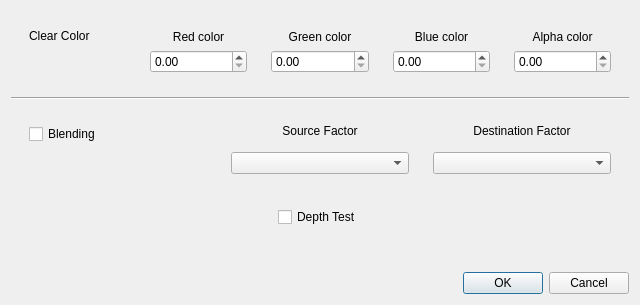
<?xml version="1.0" encoding="UTF-8"?>
<ui version="4.0">
 <class>OpenglSettingsDialog</class>
 <widget class="QDialog" name="OpenglSettingsDialog">
  <property name="geometry">
   <rect>
    <x>0</x>
    <y>0</y>
    <width>640</width>
    <height>305</height>
   </rect>
  </property>
  <property name="windowTitle">
   <string>Dialog</string>
  </property>
  <layout class="QVBoxLayout" name="verticalLayout">
   <item>
    <widget class="QWidget" name="widget_5" native="true">
     <layout class="QHBoxLayout" name="horizontalLayout_2">
      <item>
       <widget class="QWidget" name="clearInfoWidget" native="true">
        <layout class="QVBoxLayout" name="verticalLayout_5">
         <item>
          <widget class="QLabel" name="clearInfoLabel">
           <property name="text">
            <string>Clear Color</string>
           </property>
          </widget>
         </item>
         <item>
          <spacer name="verticalSpacer_3">
           <property name="orientation">
            <enum>Qt::Vertical</enum>
           </property>
           <property name="sizeHint" stdset="0">
            <size>
             <width>20</width>
             <height>40</height>
            </size>
           </property>
          </spacer>
         </item>
        </layout>
       </widget>
      </item>
      <item>
       <widget class="QWidget" name="clearRedWidget" native="true">
        <layout class="QVBoxLayout" name="verticalLayout_6">
         <item>
          <widget class="QLabel" name="clearRedLabel">
           <property name="text">
            <string>Red color</string>
           </property>
           <property name="alignment">
            <set>Qt::AlignCenter</set>
           </property>
          </widget>
         </item>
         <item>
          <widget class="QDoubleSpinBox" name="clearRedSpin"/>
         </item>
        </layout>
       </widget>
      </item>
      <item>
       <widget class="QWidget" name="clearGreenWidget" native="true">
        <layout class="QVBoxLayout" name="verticalLayout_7">
         <item>
          <widget class="QLabel" name="clearGreenLabel">
           <property name="text">
            <string>Green color</string>
           </property>
           <property name="alignment">
            <set>Qt::AlignCenter</set>
           </property>
          </widget>
         </item>
         <item>
          <widget class="QDoubleSpinBox" name="clearGreenSpin"/>
         </item>
        </layout>
       </widget>
      </item>
      <item>
       <widget class="QWidget" name="clearBlueWidget" native="true">
        <layout class="QVBoxLayout" name="verticalLayout_8">
         <item>
          <widget class="QLabel" name="clearBlueLabel">
           <property name="text">
            <string>Blue color</string>
           </property>
           <property name="alignment">
            <set>Qt::AlignCenter</set>
           </property>
          </widget>
         </item>
         <item>
          <widget class="QDoubleSpinBox" name="clearBlueSpin"/>
         </item>
        </layout>
       </widget>
      </item>
      <item>
       <widget class="QWidget" name="clearAlphaWidget" native="true">
        <layout class="QVBoxLayout" name="verticalLayout_9">
         <item>
          <widget class="QLabel" name="clearAlphaLabel">
           <property name="text">
            <string>Alpha color</string>
           </property>
           <property name="alignment">
            <set>Qt::AlignCenter</set>
           </property>
          </widget>
         </item>
         <item>
          <widget class="QDoubleSpinBox" name="clearAlphaSpin"/>
         </item>
        </layout>
       </widget>
      </item>
     </layout>
    </widget>
   </item>
   <item>
    <widget class="Line" name="line">
     <property name="orientation">
      <enum>Qt::Horizontal</enum>
     </property>
    </widget>
   </item>
   <item>
    <widget class="QWidget" name="blendWidget" native="true">
     <layout class="QHBoxLayout" name="horizontalLayout">
      <item>
       <widget class="QWidget" name="widget_4" native="true">
        <layout class="QVBoxLayout" name="verticalLayout_4">
         <item>
          <widget class="QCheckBox" name="blendingCheck">
           <property name="text">
            <string>Blending</string>
           </property>
          </widget>
         </item>
         <item>
          <spacer name="verticalSpacer_2">
           <property name="orientation">
            <enum>Qt::Vertical</enum>
           </property>
           <property name="sizeHint" stdset="0">
            <size>
             <width>20</width>
             <height>40</height>
            </size>
           </property>
          </spacer>
         </item>
        </layout>
       </widget>
      </item>
      <item>
       <widget class="QWidget" name="widget_2" native="true">
        <layout class="QVBoxLayout" name="verticalLayout_2">
         <property name="topMargin">
          <number>0</number>
         </property>
         <item>
          <widget class="QLabel" name="blendSFactorLabel">
           <property name="text">
            <string>Source Factor</string>
           </property>
           <property name="alignment">
            <set>Qt::AlignCenter</set>
           </property>
          </widget>
         </item>
         <item>
          <widget class="QComboBox" name="blendSFactorBox"/>
         </item>
        </layout>
       </widget>
      </item>
      <item>
       <widget class="QWidget" name="widget_3" native="true">
        <layout class="QVBoxLayout" name="verticalLayout_3">
         <property name="topMargin">
          <number>0</number>
         </property>
         <item>
          <widget class="QLabel" name="blendDFractorLabel">
           <property name="text">
            <string>Destination Factor</string>
           </property>
           <property name="alignment">
            <set>Qt::AlignCenter</set>
           </property>
          </widget>
         </item>
         <item>
          <widget class="QComboBox" name="blendDFactorBox"/>
         </item>
        </layout>
       </widget>
      </item>
     </layout>
    </widget>
   </item>
   <item>
    <widget class="QWidget" name="depthTestWidget" native="true">
     <layout class="QHBoxLayout" name="horizontalLayout_3">
      <item>
       <spacer name="horizontalSpacer">
        <property name="orientation">
         <enum>Qt::Horizontal</enum>
        </property>
        <property name="sizeHint" stdset="0">
         <size>
          <width>40</width>
          <height>20</height>
         </size>
        </property>
       </spacer>
      </item>
      <item>
       <widget class="QCheckBox" name="depthTestBox">
        <property name="text">
         <string>Depth Test</string>
        </property>
       </widget>
      </item>
      <item>
       <spacer name="horizontalSpacer_2">
        <property name="orientation">
         <enum>Qt::Horizontal</enum>
        </property>
        <property name="sizeHint" stdset="0">
         <size>
          <width>40</width>
          <height>20</height>
         </size>
        </property>
       </spacer>
      </item>
     </layout>
    </widget>
   </item>
   <item>
    <spacer name="verticalSpacer">
     <property name="orientation">
      <enum>Qt::Vertical</enum>
     </property>
     <property name="sizeHint" stdset="0">
      <size>
       <width>20</width>
       <height>40</height>
      </size>
     </property>
    </spacer>
   </item>
   <item>
    <widget class="QDialogButtonBox" name="buttonBox">
     <property name="orientation">
      <enum>Qt::Horizontal</enum>
     </property>
     <property name="standardButtons">
      <set>QDialogButtonBox::Cancel|QDialogButtonBox::Ok</set>
     </property>
    </widget>
   </item>
  </layout>
 </widget>
 <resources/>
 <connections>
  <connection>
   <sender>buttonBox</sender>
   <signal>accepted()</signal>
   <receiver>OpenglSettingsDialog</receiver>
   <slot>accept()</slot>
   <hints>
    <hint type="sourcelabel">
     <x>248</x>
     <y>254</y>
    </hint>
    <hint type="destinationlabel">
     <x>157</x>
     <y>274</y>
    </hint>
   </hints>
  </connection>
  <connection>
   <sender>buttonBox</sender>
   <signal>rejected()</signal>
   <receiver>OpenglSettingsDialog</receiver>
   <slot>reject()</slot>
   <hints>
    <hint type="sourcelabel">
     <x>316</x>
     <y>260</y>
    </hint>
    <hint type="destinationlabel">
     <x>286</x>
     <y>274</y>
    </hint>
   </hints>
  </connection>
 </connections>
</ui>
